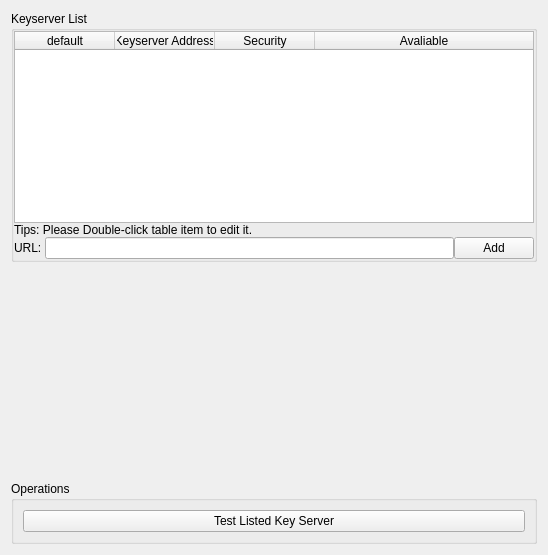
<?xml version="1.0" encoding="UTF-8"?>
<ui version="4.0">
 <class>KeyServerSettings</class>
 <widget class="QWidget" name="KeyServerSettings">
  <property name="geometry">
   <rect>
    <x>0</x>
    <y>0</y>
    <width>548</width>
    <height>555</height>
   </rect>
  </property>
  <property name="windowTitle">
   <string>Form</string>
  </property>
  <layout class="QGridLayout" name="gridLayout">
   <item row="0" column="0">
    <layout class="QVBoxLayout" name="verticalLayout">
     <item>
      <widget class="QGroupBox" name="keyServerListGroupBox">
       <property name="title">
        <string>Keyserver List</string>
       </property>
       <layout class="QGridLayout" name="gridLayout_2">
        <property name="leftMargin">
         <number>0</number>
        </property>
        <property name="topMargin">
         <number>0</number>
        </property>
        <property name="rightMargin">
         <number>0</number>
        </property>
        <property name="bottomMargin">
         <number>0</number>
        </property>
        <property name="spacing">
         <number>0</number>
        </property>
        <item row="2" column="0">
         <layout class="QHBoxLayout" name="horizontalLayout">
          <property name="spacing">
           <number>0</number>
          </property>
          <item>
           <widget class="QLabel" name="addKeyServerLabel">
            <property name="text">
             <string>URL: </string>
            </property>
           </widget>
          </item>
          <item>
           <widget class="QLineEdit" name="addKeyServerEdit"/>
          </item>
          <item>
           <widget class="QPushButton" name="addKeyServerPushButton">
            <property name="text">
             <string>Add</string>
            </property>
           </widget>
          </item>
         </layout>
        </item>
        <item row="0" column="0">
         <widget class="QTableWidget" name="keyServerListTable">
          <property name="selectionMode">
           <enum>QAbstractItemView::SingleSelection</enum>
          </property>
          <property name="selectionBehavior">
           <enum>QAbstractItemView::SelectRows</enum>
          </property>
          <property name="showGrid">
           <bool>false</bool>
          </property>
          <property name="wordWrap">
           <bool>false</bool>
          </property>
          <attribute name="horizontalHeaderCascadingSectionResizes">
           <bool>true</bool>
          </attribute>
          <attribute name="horizontalHeaderStretchLastSection">
           <bool>true</bool>
          </attribute>
          <attribute name="verticalHeaderStretchLastSection">
           <bool>false</bool>
          </attribute>
          <column>
           <property name="text">
            <string>default</string>
           </property>
          </column>
          <column>
           <property name="text">
            <string>Keyserver Address</string>
           </property>
          </column>
          <column>
           <property name="text">
            <string>Security</string>
           </property>
          </column>
          <column>
           <property name="text">
            <string>Avaliable</string>
           </property>
          </column>
         </widget>
        </item>
        <item row="1" column="0">
         <widget class="QLabel" name="tipsLabel">
          <property name="text">
           <string>Tips: Please Double-click table item to edit it.</string>
          </property>
         </widget>
        </item>
       </layout>
      </widget>
     </item>
     <item>
      <spacer name="verticalSpacer">
       <property name="orientation">
        <enum>Qt::Vertical</enum>
       </property>
       <property name="sizeHint" stdset="0">
        <size>
         <width>20</width>
         <height>40</height>
        </size>
       </property>
      </spacer>
     </item>
     <item>
      <widget class="QGroupBox" name="operationsGroupBox">
       <property name="title">
        <string>Operations</string>
       </property>
       <layout class="QGridLayout" name="gridLayout_3">
        <item row="0" column="0">
         <layout class="QVBoxLayout" name="verticalLayout_2">
          <item>
           <widget class="QPushButton" name="testKeyServerButton">
            <property name="text">
             <string>Test Listed Key Server</string>
            </property>
           </widget>
          </item>
         </layout>
        </item>
       </layout>
      </widget>
     </item>
    </layout>
   </item>
  </layout>
  <action name="actionDelete_Selected_Key_Server">
   <property name="text">
    <string>Delete Selected Key Server</string>
   </property>
  </action>
  <action name="actionSet_As_Default">
   <property name="text">
    <string>Set As Default</string>
   </property>
  </action>
 </widget>
 <resources/>
 <connections/>
</ui>
